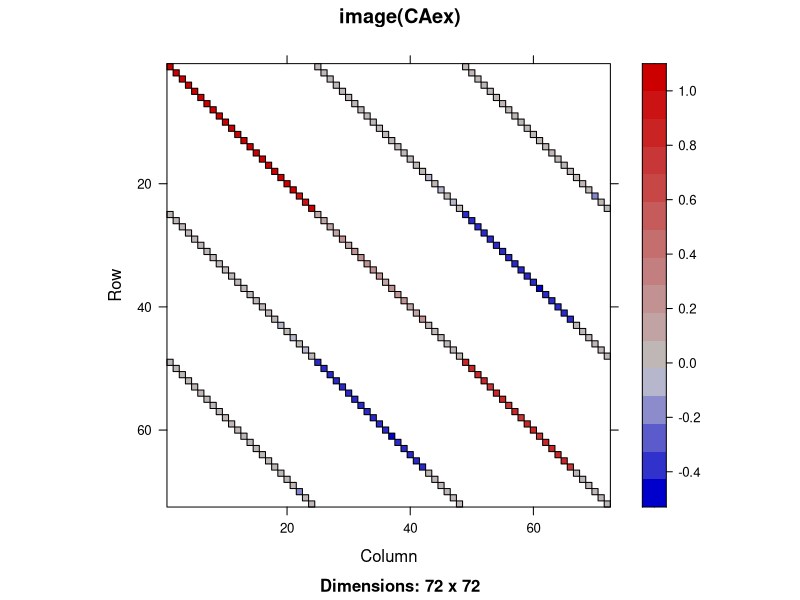
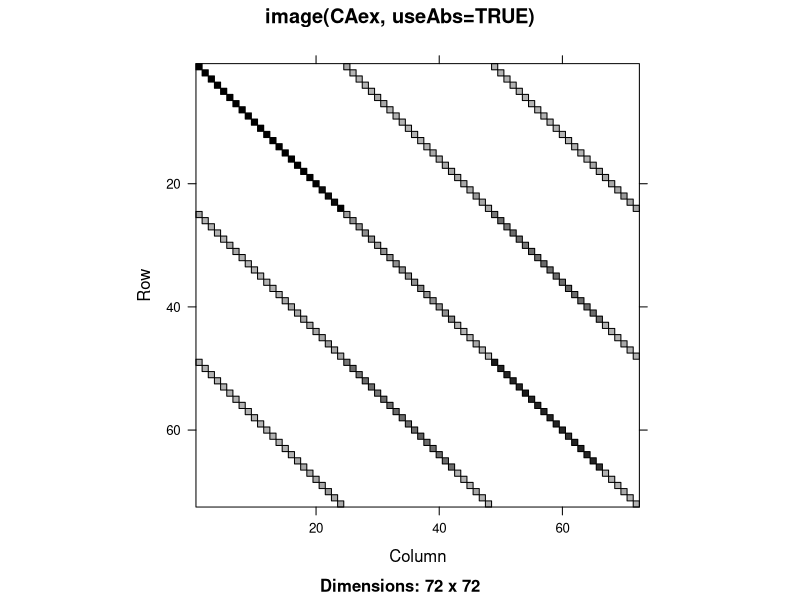
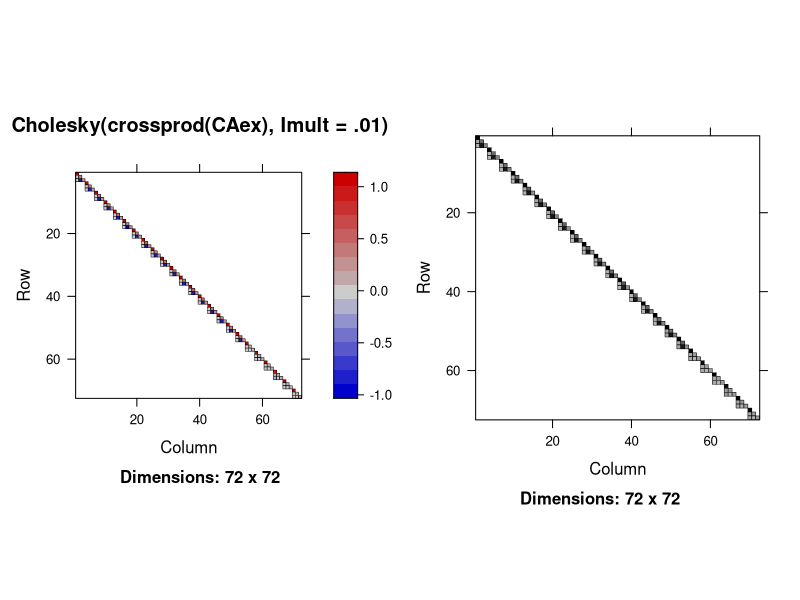
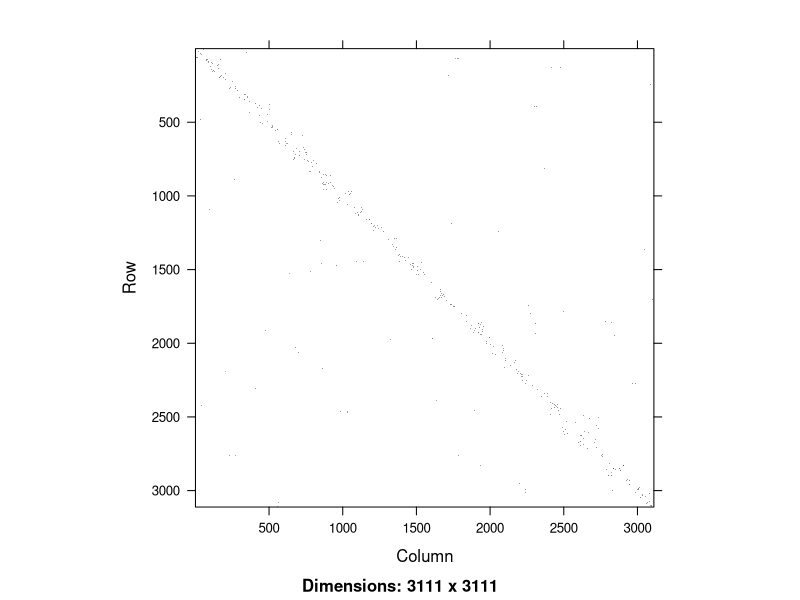
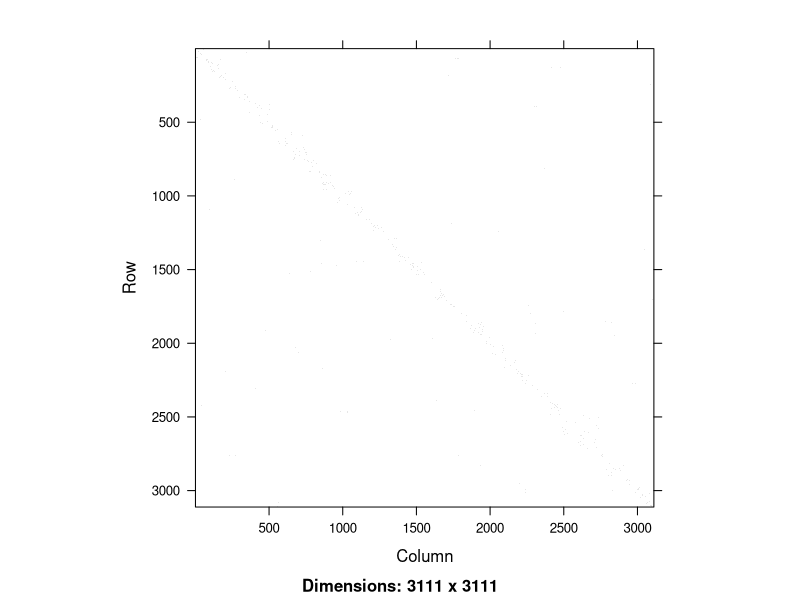
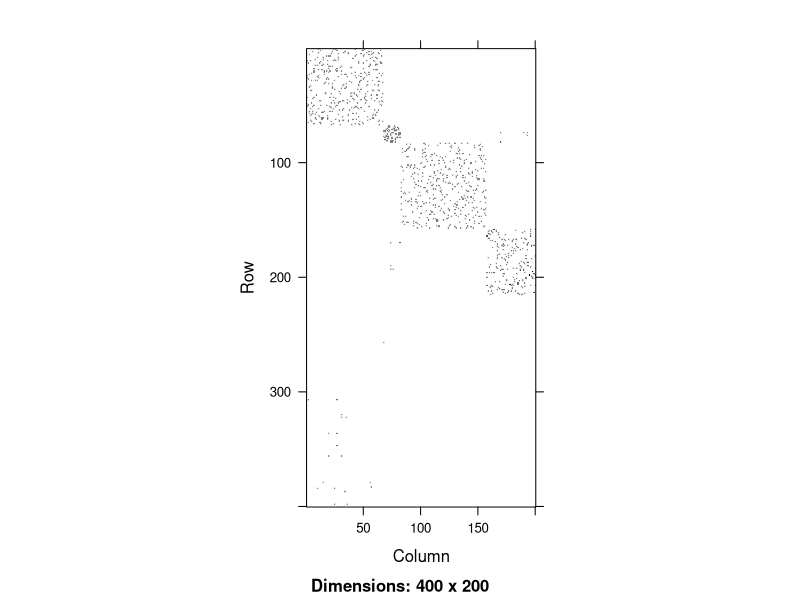
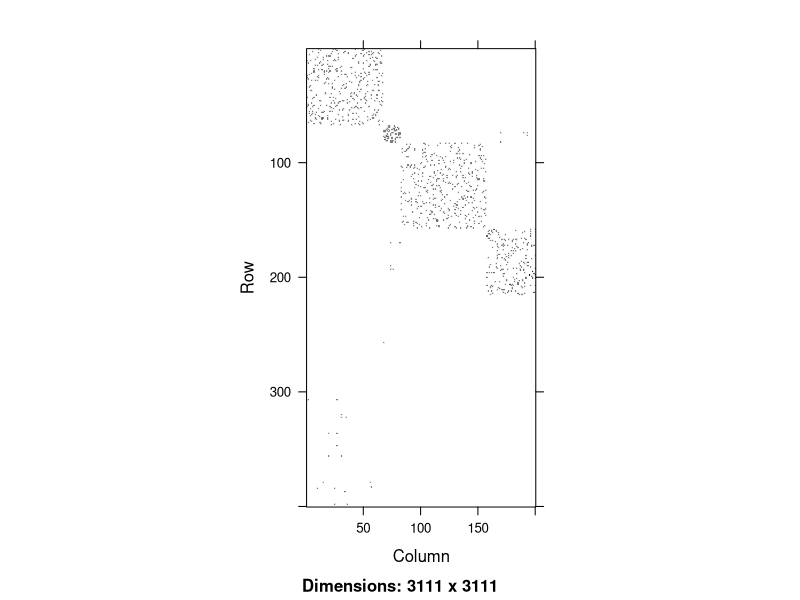
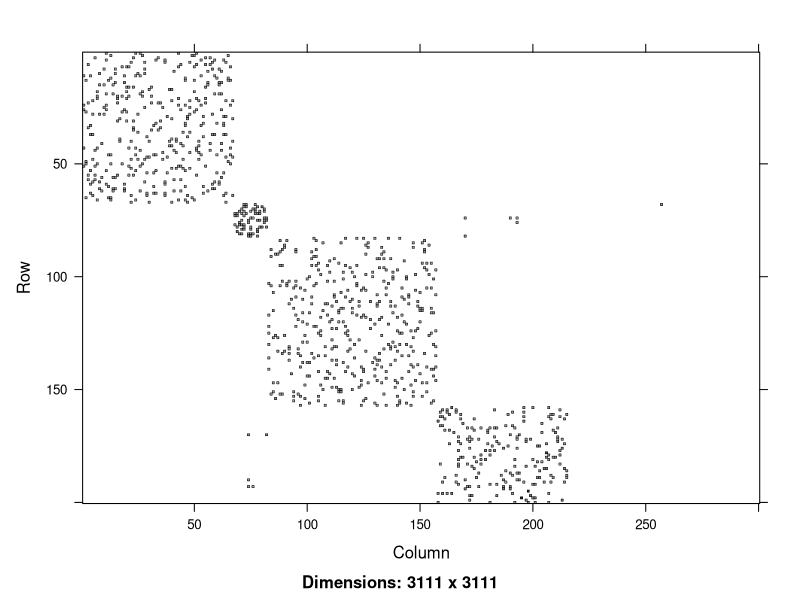

Reproduce these figures in R, in order.
library(Matrix)


### Name: image-methods
### Title: Methods for image() in Package 'Matrix'
### Aliases: image-methods image,ANY-method image,CHMfactor-method
###   image,Matrix-method image,dgRMatrix-method image,dgCMatrix-method
###   image,dgTMatrix-method image,dsparseMatrix-method
###   image,lsparseMatrix-method image,nsparseMatrix-method
### Keywords: methods hplot

### ** Examples

showMethods(image)
## If you want to see all the methods' implementations:
showMethods(image, incl=TRUE, inherit=FALSE)

data(CAex)
image(CAex, main = "image(CAex)")
image(CAex, useAbs=TRUE, main = "image(CAex, useAbs=TRUE)")

cCA <- Cholesky(crossprod(CAex), Imult = .01)
## See  ?print.trellis --- place two image() plots side by side:
print(image(cCA, main="Cholesky(crossprod(CAex), Imult = .01)"),
      split=c(x=1,y=1,nx=2, ny=1), more=TRUE)
print(image(cCA, useAbs=TRUE),
      split=c(x=2,y=1,nx=2,ny=1))

data(USCounties)
image(USCounties)# huge
image(sign(USCounties))## just the pattern
    # how the result looks, may depend heavily on
    # the device, screen resolution, antialiasing etc
    # e.g. x11(type="Xlib") may show very differently than cairo-based

## Drawing borders around each rectangle;
    # again, viewing depends very much on the device:
image(USCounties[1:400,1:200], lwd=.1)
## Using (xlim,ylim) has advantage : matrix dimension and (col/row) indices:
image(USCounties, c(1,200), c(1,400), lwd=.1)
image(USCounties, c(1,300), c(1,200), lwd=.5 )
image(USCounties, c(1,300), c(1,200), lwd=.01)

if(doExtras <- interactive() || nzchar(Sys.getenv("R_MATRIX_CHECK_EXTRA")) ||
    identical("true", unname(Sys.getenv("R_PKG_CHECKING_doExtras")))) {
## Using raster graphics: For PDF this would give a 77 MB file,
## however, for such a large matrix, this is typically considerably
## *slower* (than vector graphics rectangles) in most cases :
if(doPNG <- !dev.interactive())
png("image-USCounties-raster.png", width=3200, height=3200)
image(USCounties, useRaster = TRUE) # should not suffer from anti-aliasing
if(doPNG)
   dev.off()
   ## and now look at the *.png image in a viewer you can easily zoom in and out
}#only if(doExtras)
